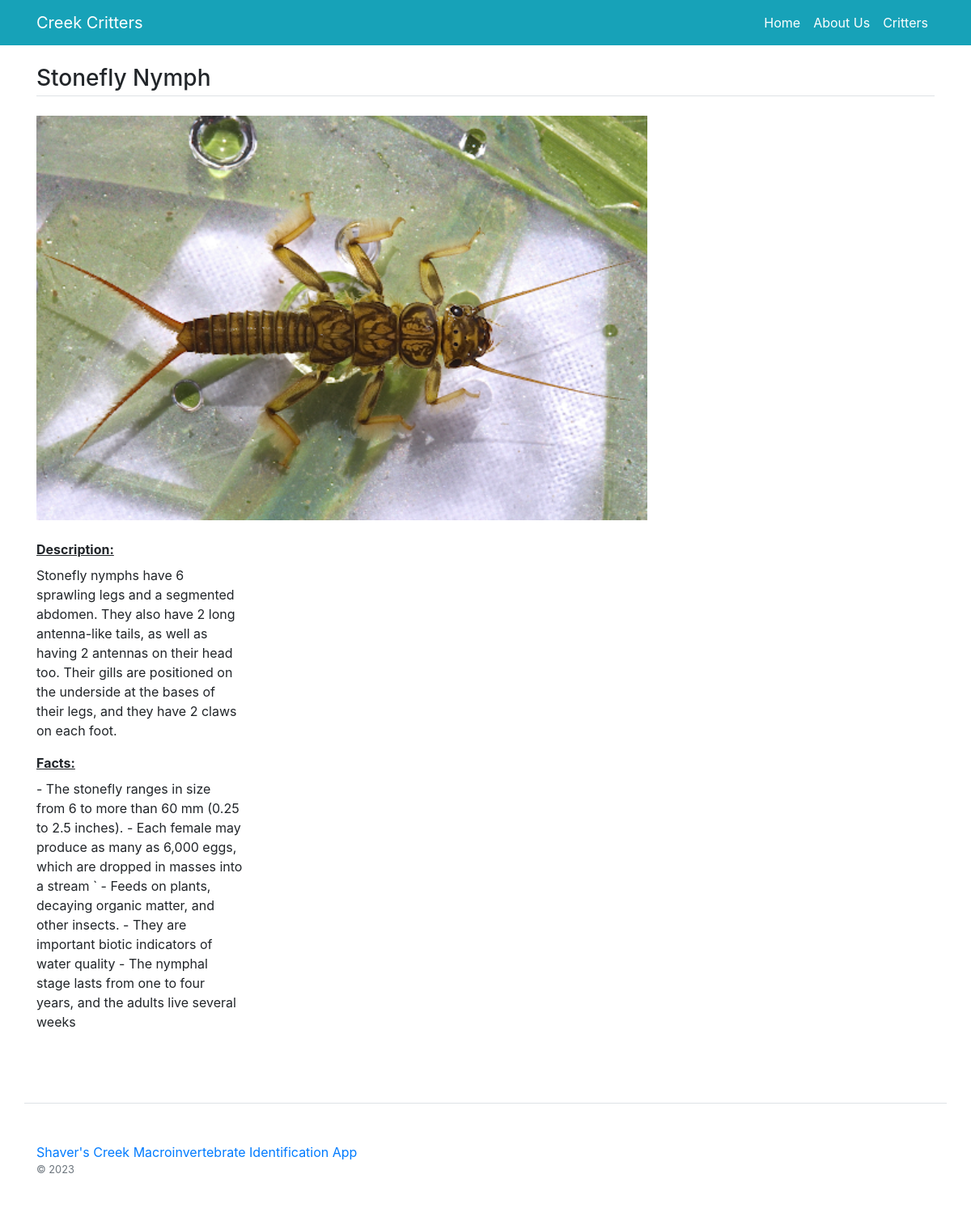
Page /bug-entry/Stonefly Nymph on the committed database.
### main/models.py (models this page shows, shortened)
class Bug(models.Model):
    name = models.CharField(max_length=200)
    image = models.ImageField(upload_to="bug_imgs/")
    description = models.TextField()
    facts = models.TextField()
    factnum = models.IntegerField()
    species = models.ForeignKey(Species,on_delete=models.CASCADE)
    status = models.BooleanField(default=True) #can't see on frontend

### main/views.py (the view)
# urls.py: path('bug-entry/<str:name>',views.bug_entry,name='bug-entry'),
def bug_entry(request, name):
    data = Bug.objects.get(name=name)
    return render(request, 'bug-entry.html',{'data':data})

### main/templates/bug-entry.html
{%extends 'base.html' %}
{% load static %}
{% block content %}
<main class="container my-4">
	<h3 class="my-4 border-bottom pb-1">{{ data.name }}</h3>
	<div class="row">
		<div class="col-md-3 mb-4">
            <img class="image" src="/media/{{data.image}}" height="500px"></img>
            <br>
            <br>
            <label><b><u> Description: </u></b></label>
            <p>{{ data.description }}</p>
            <label><b><u> Facts: </u></b></label>
            <p>{{ data.facts }}</p>
		</div>
	</div>
</main>
{% endblock %}

### rows in the picture
Bug: name "Stonefly Nymph", image (picture), description "Stonefly nymphs have 6 sprawling legs and a segmented abdomen. They also have 2 long antenna-like tails, as well as having 2 antennas on their head too. Their gills are positioned on the underside at the bases of their legs, and they have 2 claws on each foot.", facts "- The stonefly ranges in size from 6 to more than 60 mm (0.25 to 2.5 inches). - Each female may produce as many as 6,000 eggs, which are dropped in masses into a stream ` - Feeds on plants, decaying organic matter, and other insects. - They are important biotic indicators of water quality - The nymphal stage lasts from one to four years, and the adults live several weeks"
